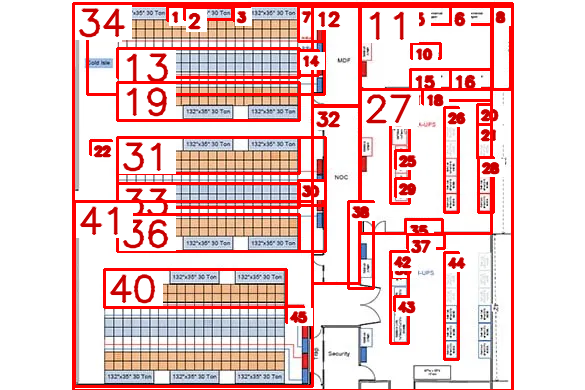
#> input picture data/dc_marks_datahall.png, 585 x 390 px, given in place of raw_diagrams, which was not available
$ python preprocess.py
#> lines starting #> are read from the running program, lines starting #| are printed output that depends on the picture; pictures that were not available may be replaced by others from this repository, and a replacement may not be noted
"""
Load a diagram image or PDF, resize if huge, boost contrast, optional tiles.
Returns a plain dict you pass to the next step.
"""

import argparse
from pathlib import Path

import cv2
import numpy as np

ROOT = Path(__file__).resolve().parent.parent
RAW_DIR = ROOT / "data" / "raw_diagrams"


def load_from_pdf(path):
    import fitz

    doc = fitz.open(path)
    page = doc[0]
    pix = page.get_pixmap(dpi=200)
    img = np.frombuffer(pix.samples, dtype=np.uint8).reshape(pix.height, pix.width, pix.n)
    if pix.n == 4:
        img = cv2.cvtColor(img, cv2.COLOR_RGBA2BGR)
    else:
        img = cv2.cvtColor(img, cv2.COLOR_RGB2BGR)
    return img


def load_image(path, max_edge=2048):
    path = Path(path)
    suffix = path.suffix.lower()

    if suffix == ".pdf":
        img = load_from_pdf(path)
    else:
        img = cv2.imread(str(path))
        if img is None:
            raise FileNotFoundError("Could not read: " + str(path))

    h, w = img.shape[:2]
    long_side = max(h, w)
    if long_side > max_edge:
        scale = max_edge / long_side
        new_w = int(w * scale)
        new_h = int(h * scale)
        img = cv2.resize(img, (new_w, new_h), interpolation=cv2.INTER_AREA)

    return img, path.name


def enhance_contrast(bgr):
    lab = cv2.cvtColor(bgr, cv2.COLOR_BGR2LAB)
    l, a, b = cv2.split(lab)
    clahe = cv2.createCLAHE(clipLimit=2.0, tileGridSize=(8, 8))
    l = clahe.apply(l)
    merged = cv2.merge([l, a, b])
    return cv2.cvtColor(merged, cv2.COLOR_LAB2BGR)


def make_tiles(image, tile_size=1280, overlap=0.2):
    h, w = image.shape[:2]
    if max(h, w) <= tile_size:
        return []

    step = int(tile_size * (1 - overlap))
    tiles = []
    for y0 in range(0, h, step):
        for x0 in range(0, w, step):
            y1 = min(y0 + tile_size, h)
            x1 = min(x0 + tile_size, w)
            if (y1 - y0) < tile_size // 4 or (x1 - x0) < tile_size // 4:
                continue
            crop = image[y0:y1, x0:x1].copy()
            tiles.append(
                {
                    "image": crop,
                    "x0": x0,
                    "y0": y0,
                    "width": x1 - x0,
                    "height": y1 - y0,
                }
            )
    return tiles


def preprocess(path, max_edge=2048, tile_size=1280, use_tiles=None):
    image, name = load_image(path, max_edge=max_edge)
    image = enhance_contrast(image)
    h, w = image.shape[:2]

    if use_tiles is None:
        use_tiles = max(h, w) > tile_size

    tiles = []
    if use_tiles:
        tiles = make_tiles(image, tile_size=tile_size)

    return {
        "image": image,
        "width": w,
        "height": h,
        "source_file": name,
        "tiles": tiles,
    }


def main():
    parser = argparse.ArgumentParser()
    parser.add_argument("input", nargs="?", default=str(RAW_DIR))
    parser.add_argument("--out", default=None, help="Save enhanced PNG")
    args = parser.parse_args()

    inp = Path(args.input)
    if inp.is_dir():
        files = []
        for ext in (".png", ".jpg", ".jpeg", ".pdf", ".tif", ".tiff"):
            files.extend(inp.glob("*" + ext))
        files = sorted(files)
        if not files:
            print("No images in", inp)
            return
        inp = files[0]

    result = preprocess(inp)
#> in load_image, img is the input picture: shape (390, 585, 3); mean B, G, R 199.6, 200.6, 237.5
#> in preprocess, `image, name = load_image(path, max_edge=max_edge)`: name = 'raw_diagrams'
#> in enhance_contrast, `lab = cv2.cvtColor(bgr, cv2.COLOR_BGR2LAB)`: lab: shape (390, 585, 3); mean of channels 0, 1, 2 220.7, 140, 138
#> in enhance_contrast, `l, a, b = cv2.split(lab)`:
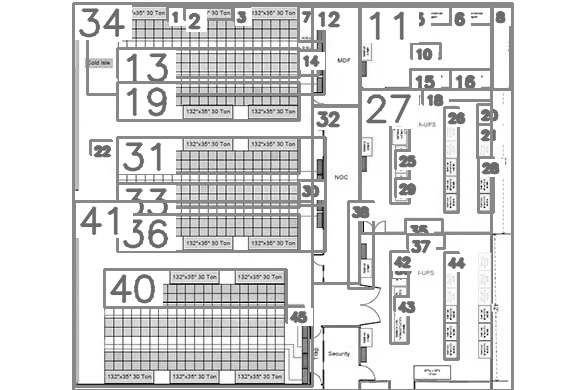
#> l: shape (390, 585); min 0, max 255, mean 220.7
#> in enhance_contrast, `l, a, b = cv2.split(lab)`:
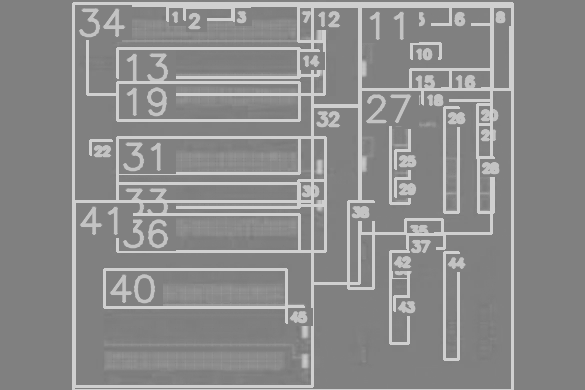
#> a: shape (390, 585); min 120, max 208, mean 140
#> in enhance_contrast, `l = clahe.apply(l)`:
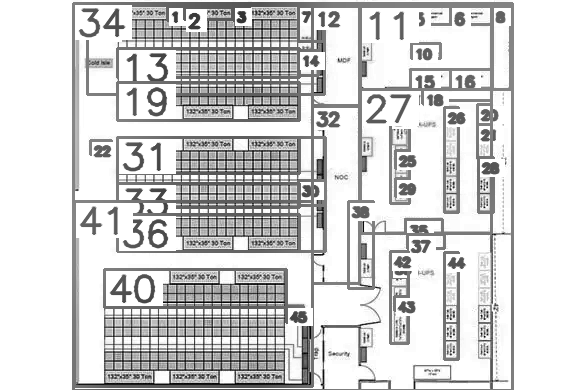
#> l: shape (390, 585); min 0, max 255, mean 211.2
#> in enhance_contrast, `merged = cv2.merge([l, a, b])`: merged: shape (390, 585, 3); mean of channels 0, 1, 2 211.2, 140, 138
#> in enhance_contrast, `return cv2.cvtColor(merged, cv2.COLOR_LAB2BGR)`:
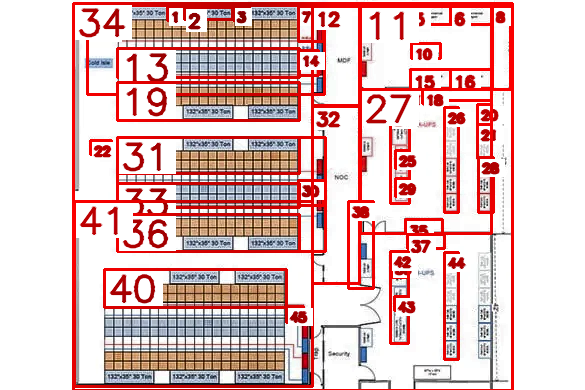
#> returned value: shape (390, 585, 3); mean B, G, R 192.9, 193.8, 226.7
#> result = 5 items
    print("OK:", result["source_file"], result["width"], "x", result["height"], "tiles:", len(result["tiles"]))
#| OK: raw_diagrams 585 x 390 tiles: 0

    if args.out:
        out = Path(args.out)
        out.parent.mkdir(parents=True, exist_ok=True)
        cv2.imwrite(str(out), result["image"])
        print("Wrote", out)


if __name__ == "__main__":
    main()

$ run again, on data/overlay_dc_cooling.png
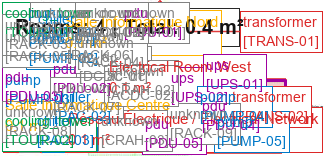
#> input picture data/overlay_dc_cooling.png, 324 x 156 px, given in place of raw_diagrams, which was not available
#> in load_image, img is the input picture: shape (156, 324, 3); mean B, G, R 209.2, 205.5, 214
#> name = 'raw_diagrams'
#> lab: shape (156, 324, 3); mean of channels 0, 1, 2 214, 133.1, 128.6
#> in enhance_contrast, `l, a, b = cv2.split(lab)`:
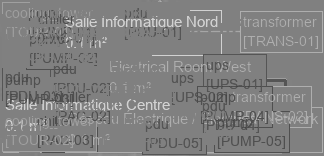
#> b: shape (156, 324); min 67, max 209, mean 128.6
#> merged: shape (156, 324, 3); mean of channels 0, 1, 2 206.6, 133.1, 128.6
#> in enhance_contrast, `return cv2.cvtColor(merged, cv2.COLOR_LAB2BGR)`:
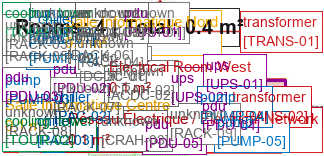
#> returned value: shape (156, 324, 3); mean B, G, R 201.8, 198.1, 206.8
#> result = 5 items
#| OK: raw_diagrams 324 x 156 tiles: 0

$ run again, on data/overlay_dc_datahall.png
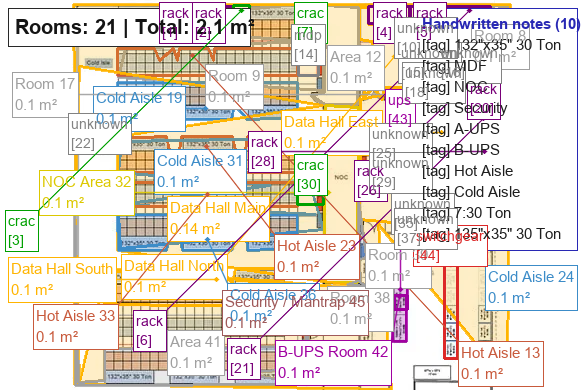
#> input picture data/overlay_dc_datahall.png, 585 x 390 px, given in place of raw_diagrams, which was not available
#> in load_image, img is the input picture: shape (390, 585, 3); mean B, G, R 212, 220.6, 228.8
#> name = 'raw_diagrams'
#> lab: shape (390, 585, 3); mean of channels 0, 1, 2 225.6, 130.6, 133.3
#> in enhance_contrast, `l, a, b = cv2.split(lab)`:
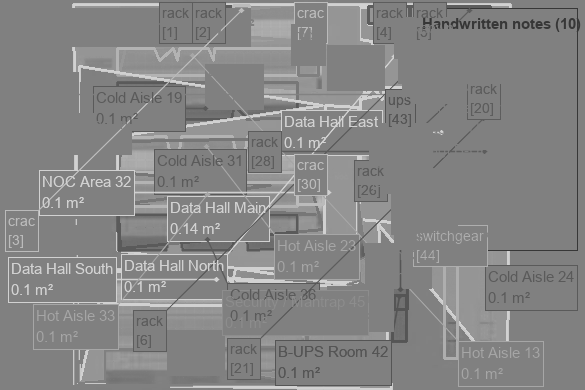
#> b: shape (390, 585); min 55, max 209, mean 133.3
#> merged: shape (390, 585, 3); mean of channels 0, 1, 2 219.1, 130.6, 133.3
#> in enhance_contrast, `return cv2.cvtColor(merged, cv2.COLOR_LAB2BGR)`:
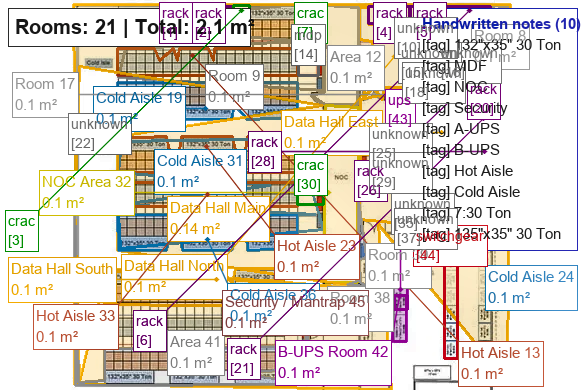
#> returned value: shape (390, 585, 3); mean B, G, R 205.9, 214.1, 221.6
#> result = 5 items
#| OK: raw_diagrams 585 x 390 tiles: 0
